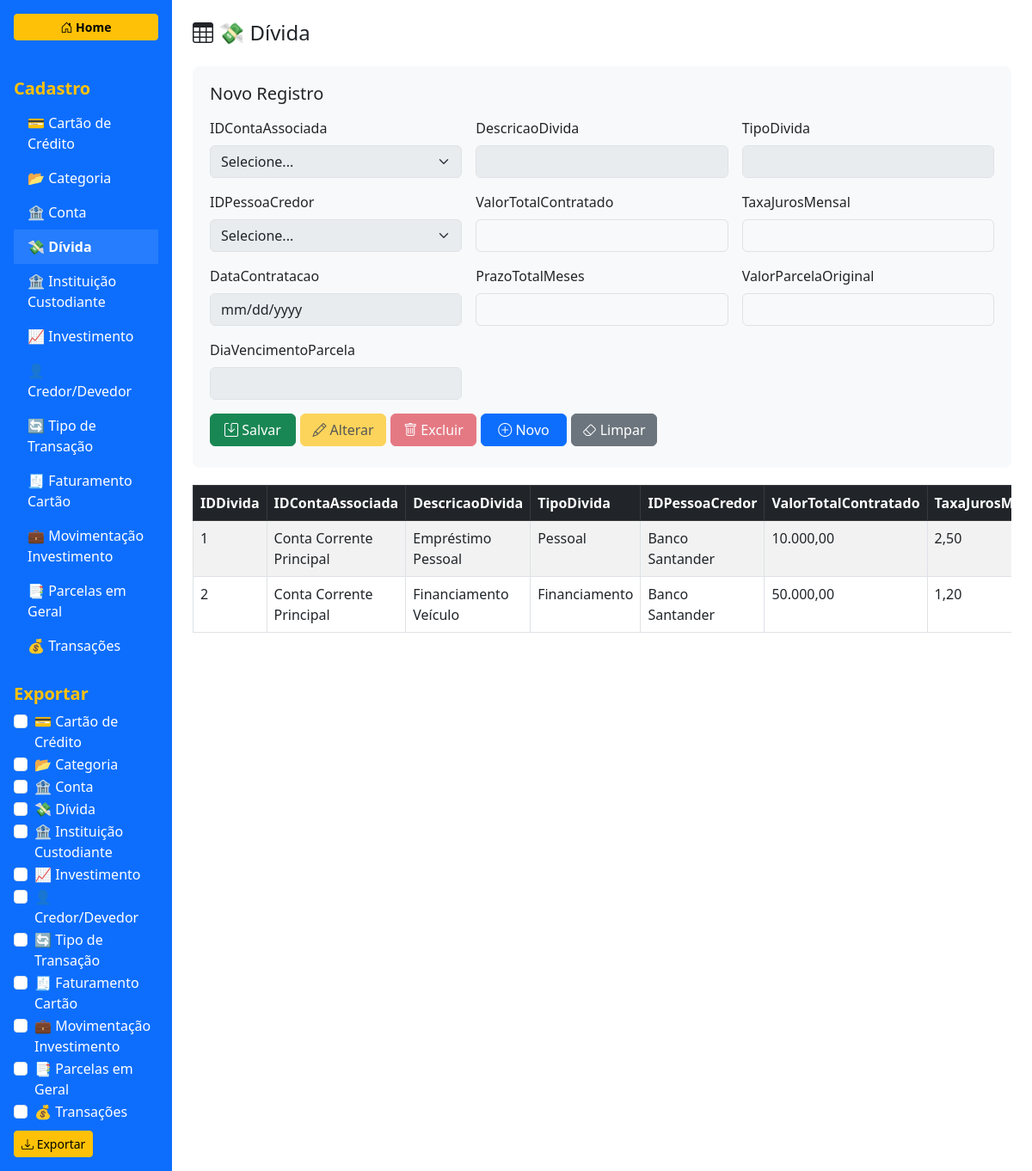
/?tabela=dimdivida, run on the app's committed database.
### tables this page shows
CREATE TABLE `dimdivida` (
  `IDDivida` int(11) NOT NULL,
  `IDContaAssociada` int(11) DEFAULT NULL,
  `DescricaoDivida` text DEFAULT NULL,
  `TipoDivida` varchar(50) DEFAULT NULL,
  `IDPessoaCredor` int(11) DEFAULT NULL,
  `ValorTotalContratado` decimal(15,2) DEFAULT NULL,
  `TaxaJurosMensal` decimal(5,2) DEFAULT NULL,
  `DataContratacao` date DEFAULT NULL,
  `PrazoTotalMeses` int(11) DEFAULT NULL,
  `ValorParcelaOriginal` decimal(15,2) DEFAULT NULL,
  `DiaVencimentoParcela` int(11) DEFAULT NULL
);

### classes/DataManager.php (called while the page is built, shortened)
<?php
class DataManager {
    private $conn;
    public function __construct($conn) {
        $this->conn = $conn;
    }
    public function getTableSchemas(): array {
        $tables = [];
        $result = $this->conn->query("SHOW TABLES");
        while ($row = $result->fetch_array()) {
            $table = $row[0];
            $tables[$table] = $this->getTableColumns($table);
        }
        return $tables;
    }
    public function getTableColumns(string $table): array {
        $columns = [];
        $result = $this->conn->query("SHOW COLUMNS FROM `$table`");
        while ($row = $result->fetch_assoc()) {
            $columns[] = $row['Field'];
        }
        return $columns;
    }
    public function getData(string $table, int $limit = null): array {
        $sql = "SELECT * FROM `$table`";
        $result = $this->conn->query($sql);
        return $result->fetch_all(MYSQLI_ASSOC);
    }
    public function getPrimaryKey(string $table): ?string {
        $result = $this->conn->query("SHOW KEYS FROM `$table` WHERE Key_name = 'PRIMARY'");
        if ($row = $result->fetch_assoc()) {
            return $row['Column_name'];
        }
        return null;
    }
    public function getForeignKeys(string $table): array {
        $sql = "
            SELECT COLUMN_NAME, REFERENCED_TABLE_NAME, REFERENCED_COLUMN_NAME
            FROM information_schema.KEY_COLUMN_USAGE
            WHERE TABLE_SCHEMA = DATABASE()
            AND TABLE_NAME = '$table'
            AND REFERENCED_TABLE_NAME IS NOT NULL
        ";
        $result = $this->conn->query($sql);
        $fks = [];
        while ($row = $result->fetch_assoc()) {
            $fks[$row['COLUMN_NAME']] = [
                'referenced_table' => $row['REFERENCED_TABLE_NAME'],
                'referenced_column' => $row['REFERENCED_COLUMN_NAME']
            ];
        }
        return $fks;
    }
    public function getForeignKeyLabels(string $table): array {
        $labels = [];
        $fks = $this->getForeignKeys($table);
        foreach ($fks as $coluna => $info) {
            $referencedTable = $info['referenced_table'];
            $referencedColumn = $info['referenced_column'];
            if ($coluna === 'IDInstituicaoCustodia' && $referencedTable === 'diminstituicaocustodia') {
                $descColumn = 'NomeInstituicao';
            } elseif ($coluna === 'IDConta' && $referencedTable === 'dimconta') {
                $descColumn = 'NomeConta';
            } else {
                $descColumn = $this->getFirstTextColumn($referencedTable, $referencedColumn);
            }
            $result = $this->conn->query("SELECT `$referencedColumn`, `$descColumn` FROM `$referencedTable`");
            $map = [];
            while ($row = $result->fetch_assoc()) {
                $map[$row[$referencedColumn]] = $row[$descColumn];
            }
            $labels[$coluna] = $map;
        }
        return $labels;
    }
    private function getFirstTextColumn(string $table, string $except = ''): string {
        $result = $this->conn->query("SHOW COLUMNS FROM `$table`");
        while ($row = $result->fetch_assoc()) {
            if ($row['Field'] === $except) continue;
            if (stripos($row['Type'], 'varchar') !== false ||
                stripos($row['Type'], 'text') !== false ||
                stripos($row['Type'], 'char') !== false) {
                return $row['Field'];
            }
        }
        return $except;
    }
    public function isRequiredField(string $table, string $column): bool {
        if (strpos($column, 'ID') === 0 && $column === $this->getPrimaryKey($table)) {
            return false;
        }
        $result = $this->conn->query("SHOW COLUMNS FROM `$table` WHERE Field = '$column'");
        if ($row = $result->fetch_assoc()) {
            return $row['Null'] === 'NO' && empty($row['Default']);
        }
        return false;
    }
public function getForeignKeyData(string $table, string $fkColumn) {
    $fks = $this->getForeignKeys($table);
    if (!isset($fks[$fkColumn])) {
        return null;
    }
    $refTable = $fks[$fkColumn]['referenced_table'];
    $refColumn = $fks[$fkColumn]['referenced_column'];
    $descColumn = $this->getFirstTextColumn($refTable, $refColumn);
    $sql = "SELECT `$refColumn` as id, `$descColumn` as descricao FROM `$refTable` ORDER BY `$descColumn`";
    $result = $this->conn->query($sql);
    $data = [];
    while ($row = $result->fetch_assoc()) {
        $data[$row['id']] = $row['descricao'];
    }
    return $data;
}
 public function getFkDescription(string $table, string $fkColumn, $id) {
    $fks = $this->getForeignKeys($table);
    $refTable = $fks[$fkColumn]['referenced_table'];
    $refColumn = $fks[$fkColumn]['referenced_column'];
    $descColumn = $this->getFirstTextColumn($refTable, $refColumn);
    $sql = "SELECT `$descColumn` FROM `$refTable` WHERE `$refColumn` = ?";
    $stmt = $this->conn->prepare($sql);
    $stmt->bind_param('s', $id);
    $stmt->execute();
    $result = $stmt->get_result();
    if ($row = $result->fetch_assoc()) {
        return $row[$descColumn];
    }
    return $id;
}
    public function getFriendlyName(string $tabela): string {
        $mapa = [
            'dimcartaocredito' => '💳 Cartão de Crédito',
            'dimcategoria' => '📂 Categoria',
            'dimconta' => '🏦 Conta',
            'dimdivida' => '💸 Dívida',
            'diminstituicaocustodia' => '🏦 Instituição Custodiante',
            'diminvestimento' => '📈 Investimento',
            'dimpessoacredordevedor' => '👤 Credor/Devedor',
            'dimtempo' => '🗓️ Tempo',
            'dimtipotransacao' => '🔄 Tipo de Transação',
            'fatofaturacartao' => '🧾 Faturamento Cartão',
            'fatomovimentacaoinvestimento' => '💼 Movimentação Investimento',
            'fatoparcelas' => '📑 Parcelas em Geral',
            'fatotransacoes' => '💰 Transações'
        ];
        return $mapa[$tabela] ?? ucwords(str_replace(['_', '-'], ' ', $tabela));
    }
}

### index.php (the view, shortened to what this page needs)
<?php
require_once 'classes/DataManager.php';
try {
    $conn = new mysqli("localhost", "root", "", "controle_financeiro");
    $conn->set_charset("utf8");
    $manager = new DataManager($conn);
    $tabelas = $manager->getTableSchemas();
    $tabela = $_GET['tabela'] ?? array_key_first($tabelas);
    $colunas = $tabelas[$tabela] ?? [];
    $pk = $manager->getPrimaryKey($tabela);
    $fks = $manager->getForeignKeyLabels($tabela);
    $dados = $manager->getData($tabela);
} catch (Exception $e) {
    die("<div class='alert alert-danger m-3'>Erro no sistema: " . $e->getMessage() . "</div>");
}
function formatarData($valor) {
    try {
        return date('d/m/Y', strtotime($valor));
    } catch (Exception $e) {
        return $valor;
    }
}
?>
<!DOCTYPE html>
<html lang="pt-BR">
<head>
    <link href="https://cdn.jsdelivr.net/npm/bootstrap@5.3.0/dist/css/bootstrap.min.css" rel="stylesheet">
    <link href="https://cdn.jsdelivr.net/npm/bootstrap-icons@1.10.0/font/bootstrap-icons.css" rel="stylesheet">
</head>
<body>
<div class="container-fluid">
    <div class="row">
        <div class="col-md-2 sidebar text-white p-3">
            <div class="text-center mb-4">
                <a href="index.php" class="btn btn-warning btn-sm btn-home">
                    <i class="bi bi-house-door"></i> Home
                </a>
            </div>
            <h5 class="menu-title">Cadastro</h5>
            <nav class="nav flex-column">
                <?php foreach (array_keys($tabelas) as $tab): ?>
                    <a href="?tabela=<?= htmlspecialchars($tab) ?>"
                       class="nav-link text-white <?= $tab === $tabela ? 'active' : '' ?>">
                        <?= htmlspecialchars($manager->getFriendlyName($tab)) ?>
                    </a>
                <?php endforeach; ?>
            </nav>
            <h5 class="menu-title mt-4">Exportar</h5>
            <form method="post" id="exportForm">
                <?php foreach (array_keys($tabelas) as $tab): ?>
                    <div class="form-check">
                        <input class="form-check-input" type="checkbox"
                               name="tabelas_exportar[]"
                               value="<?= htmlspecialchars($tab) ?>"
                               id="check_<?= htmlspecialchars($tab) ?>">
                        <label class="form-check-label text-white" for="check_<?= htmlspecialchars($tab) ?>">
                            <?= htmlspecialchars($manager->getFriendlyName($tab)) ?>
                        </label>
                    </div>
                <?php endforeach; ?>
                <button type="submit" class="btn btn-warning btn-sm mt-2">
                    <i class="bi bi-download"></i> Exportar
                </button>
            </form>
        </div>
        <div class="col-md-10 p-4 main-content">
            <h4 class="mb-4">
                <i class="bi bi-table"></i> <?= htmlspecialchars($manager->getFriendlyName($tabela)) ?>
            </h4>
            <div class="form-section">
                <h5 class="mb-3" id="formTitle">Novo Registro</h5>
                <form method="post" id="formDados" class="row g-3">
                   <?php foreach ($colunas as $col): ?>
    <?php if ($col === $pk) continue; ?>
    <div class="col-md-4">
        <label class="form-label <?= $manager->isRequiredField($tabela, $col) ? 'required-field' : '' ?>"
               for="input_<?= htmlspecialchars($col) ?>">
            <?= htmlspecialchars($col) ?>
        </label>
        <?php
        $isDecimalField = preg_match('/valor|preço|taxa|juros|limite|total|saldo/i', $col);
        $fkData = $manager->getForeignKeyData($tabela, $col);
        if ($fkData): ?>
            <select name="<?= htmlspecialchars($col) ?>"
                    id="input_<?= htmlspecialchars($col) ?>"
                    class="form-select"
                    <?= $manager->isRequiredField($tabela, $col) ? 'required' : '' ?>
                    data-fk="true">
                <option value="">Selecione...</option>
            </select>
        <?php elseif ($isDecimalField): ?>
                                <input type="text"
                                       name="<?= htmlspecialchars($col) ?>"
                                       id="input_<?= htmlspecialchars($col) ?>"
                                       class="form-control decimal-input"
                                       <?= $manager->isRequiredField($tabela, $col) ? 'required' : '' ?>
                                       onfocus="prepararParaEdicao(this)"
                                       onblur="formatarDecimal(this)">
                            <?php elseif (str_contains(strtolower($col), 'data')): ?>
                                <input type="date"
                                       name="<?= htmlspecialchars($col) ?>"
                                       id="input_<?= htmlspecialchars($col) ?>"
                                       class="form-control"
                                       <?= $manager->isRequiredField($tabela, $col) ? 'required' : '' ?>>
                            <?php else: ?>
                                <input type="text"
                                       name="<?= htmlspecialchars($col) ?>"
                                       id="input_<?= htmlspecialchars($col) ?>"
                                       class="form-control"
                                       <?= $manager->isRequiredField($tabela, $col) ? 'required' : '' ?>>
                            <?php endif; ?>
                        </div>
                    <?php endforeach; ?>
                    <div class="col-12 mt-3">
                        <div class="d-flex flex-wrap">
                            <button type="button" class="btn btn-success btn-action" onclick="salvarRegistro(this)" id="btnSalvar">
                                <i class="bi bi-save"></i> Salvar
                            </button>
                            <button type="button" class="btn btn-warning btn-action" onclick="prepararAlteracao()" id="btnAlterar" disabled>
                                <i class="bi bi-pencil"></i> Alterar
                            </button>
                            <button type="button" class="btn btn-danger btn-action" onclick="confirmarExclusao()" id="btnExcluir" disabled>
                                <i class="bi bi-trash"></i> Excluir
                            </button>
                            <button type="button" class="btn btn-primary btn-action" onclick="prepararNovo()" id="btnNovo">
                                <i class="bi bi-plus-circle"></i> Novo
                            </button>
                            <button type="button" class="btn btn-secondary btn-action" onclick="limparCampos()">
                                <i class="bi bi-eraser"></i> Limpar
                            </button>
                        </div>
                    </div>
                </form>
            </div>
            <div class="table-responsive">
                <table class="table table-bordered table-hover table-striped">
                    <thead class="table-dark">
                        <tr>
                            <?php foreach ($colunas as $col): ?>
                                <th><?= htmlspecialchars($col) ?></th>
                            <?php endforeach; ?>
                        </tr>
                    </thead>
                    <tbody>
 <?php foreach ($dados as $linha): ?>
    <tr onclick="selecionar(this)"
        data-id="<?= htmlspecialchars($linha[$pk] ?? '') ?>">
        <?php foreach ($colunas as $col): ?>
            <?php
            $val = $linha[$col] ?? '';
            $cellVal = $val;
            if (array_key_exists($col, $fks)) {
                $val = $manager->getFkDescription($tabela, $col, $val);
            }
            elseif (str_contains(strtolower($col), 'data')) {
                $val = formatarData($val);
            }
            elseif (preg_match('/valor|preço|taxa|juros|limite|total|saldo/i', $col)) {
                $val = number_format((float)$val, 2, ',', '.');
            }
            ?>
            <td data-col="<?= htmlspecialchars($col) ?>"
                data-id="<?= htmlspecialchars($cellVal) ?>">
                <?= htmlspecialchars((string)$val) ?>
            </td>
        <?php endforeach; ?>
    </tr>
<?php endforeach; ?>
                    </tbody>
                </table>
            </div>
        </div>
    </div>
</div>
</body>
</html>

### index.php (style rules this page uses)
body { font-family: 'Segoe UI', Tahoma, Geneva, Verdana, sans-serif; }
.sidebar { background-color: #0d6efd; min-height: 100vh; padding: 20px 0; }
.main-content { padding: 20px; }
.nav-link.active { font-weight: bold; background-color: rgba(255,255,255,0.1); }
.form-section { background-color: #f8f9fa; border-radius: 8px; padding: 20px; margin-bottom: 20px; }
.btn-action { min-width: 100px; margin-right: 5px; margin-bottom: 5px; }
.menu-title { color: #ffc107; font-weight: bold; }
.decimal-input { text-align: right; font-family: monospace; }
.decimal-input:disabled { background-color: #f8f9fa; opacity: 1; }
.btn-home { margin-bottom: 20px; width: 100%; font-weight: bold; }

### data on the page
dimdivida: IDDivida "1", val "Conta Corrente Principal", DescricaoDivida "Empréstimo Pessoal", TipoDivida "Pessoal", val "Banco Santander", ValorTotalContratado "10.000,00", TaxaJurosMensal "2,50"
dimdivida: IDDivida "2", val "Conta Corrente Principal", DescricaoDivida "Financiamento Veículo", TipoDivida "Financiamento", val "Banco Santander", ValorTotalContratado "50.000,00", TaxaJurosMensal "1,20"

### other printed values
$manager->getFriendlyName($tab) "💳 Cartão de Crédito"
$manager->getFriendlyName($tab) "📂 Categoria"
$manager->getFriendlyName($tab) "🏦 Conta"
$manager->getFriendlyName($tab) "💸 Dívida"
$manager->getFriendlyName($tab) "🏦 Instituição Custodiante"
$manager->getFriendlyName($tab) "📈 Investimento"
$manager->getFriendlyName($tab) "🔄 Tipo de Transação"
$manager->getFriendlyName($tab) "🧾 Faturamento Cartão"
$manager->getFriendlyName($tab) "💼 Movimentação Investimento"
$manager->getFriendlyName($tab) "📑 Parcelas em Geral"
$manager->getFriendlyName($tab) "💰 Transações"
$manager->getFriendlyName($tabela) "💸 Dívida"
$col "IDContaAssociada"
$col "DescricaoDivida"
$col "TipoDivida"
